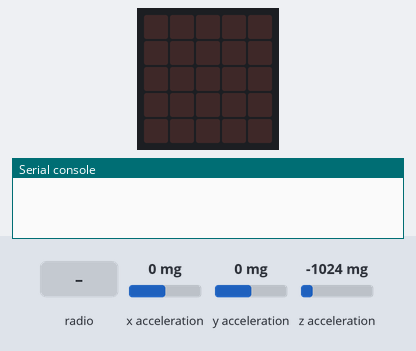
Bench run of a program on a simulated BBC micro:bit running MicroPython. Shown: the board's 5×5 LED display, the last lines printed to the serial console. The inputs (shaded band) are chosen by the test bench; at power-on: x acceleration 0 mg, y acceleration 0 mg, z acceleration -1024 mg. No radio messages arrive unless stated (any console line starting 'radio sent:' is added by the test bench).

Above: at 1.2 s.
1.3 s: radio message "start" arrives
At 1.5 s:
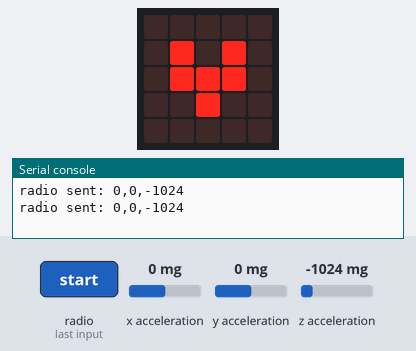
4.3 s: radio message "stop" arrives
At 4.9 s:
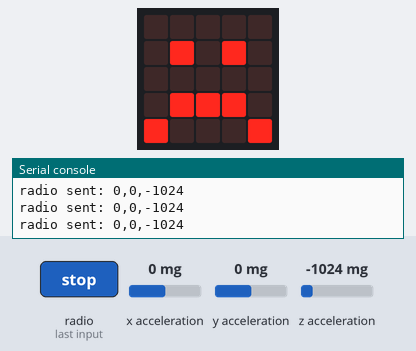
Timing chart, 0 to 7.3 s (numbered marks = the images above; inputs shaded):
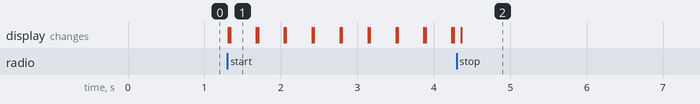

The program:

sender.py
```python
## Sender - stored inside Rocket
## When RESET pressed will:
## 1. Sleep until receive a "Start" from Receiver
##    a. Gets x,y,z acceleration from accelerometer
##    b. Formats it as comma separated list
##    c. Uses Radio to broadcast this data
## 2. Receives Message from Receiving Microbit to Start/Stop
## NOTE: Change the Channel to a unique number with Receiver to prevent overlap
##
from microbit import *
import radio
radio.on()
radio.config(channel=19, power=7)

def sendData():
    x=accelerometer.get_x()
    y=accelerometer.get_y()
    z=accelerometer.get_z()
    coords="{},{},{}".format(x,y,z)
    radio.send(coords)
    display.show(Image.HEART_SMALL)
    sleep(100)
    display.show(Image.HEART)

start = False
while True:
    sleep(20)
    if start:
        sendData()

    message = radio.receive()
    if message=="start":
        start=True
        display.show(Image.SMILE)
    elif message=="stop":
        start=False
        display.show(Image.SAD)
```

Measured:
- after the input at 1.3 s, the display: first changes at once (image 1 shows a later state)
- after the input at 4.3 s, the display: changes after 0.06 s (image 2)
